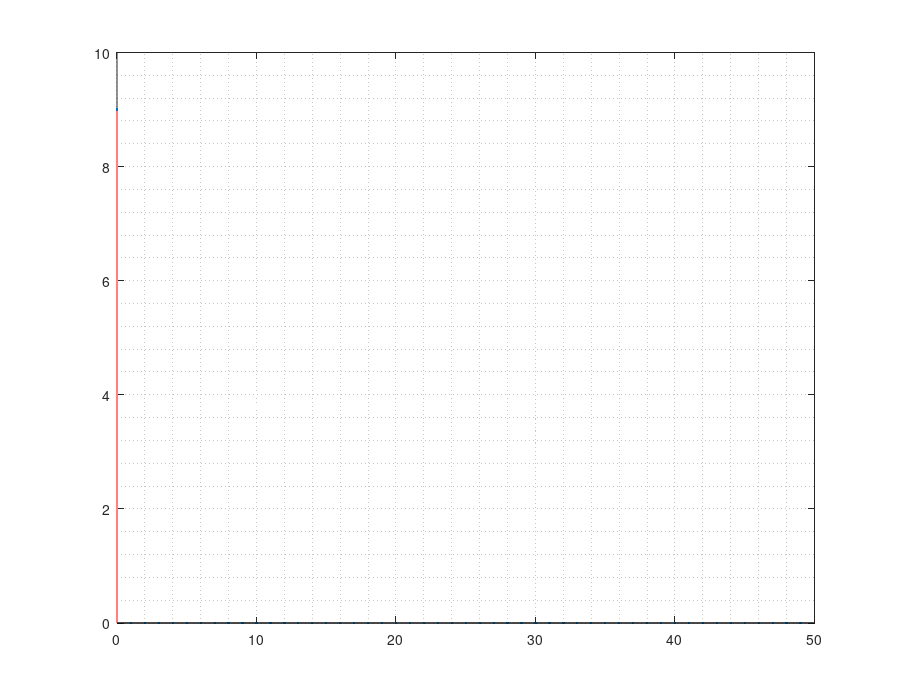
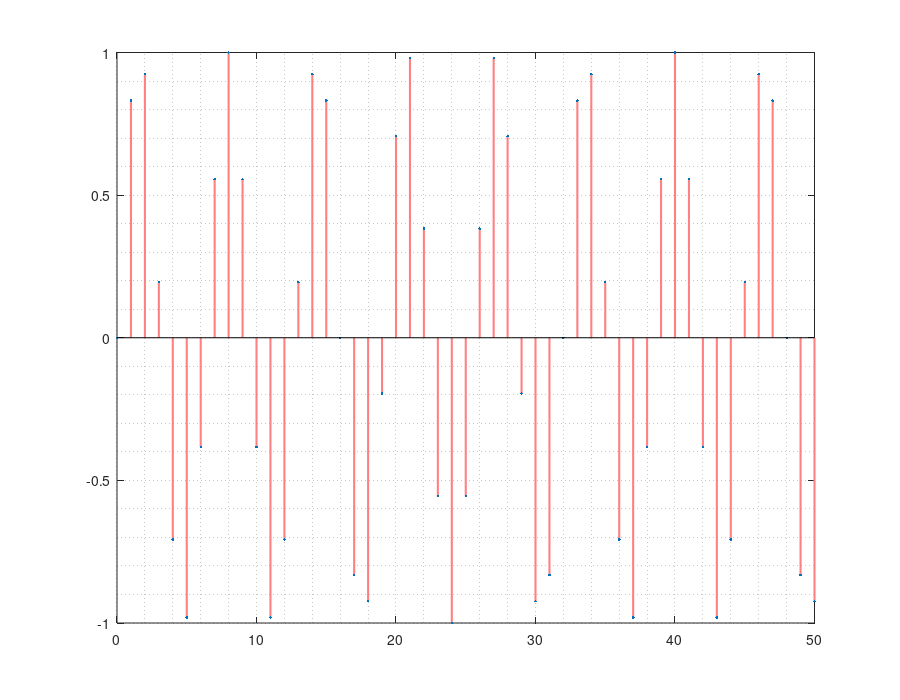

The MATLAB source for these figures, in order: (Note: this script raises an error after producing the figures.)
%% Problem 1
% L=input('input the L=');
L=50;
r=[10/4 -8/2];
p=[-1/4 -1/2];
k=-2;
[B,A]=residuez(r,p,k);
[h t]=impz(B,A,L);
p1 = figure;
stem(t,h,'.','LineWidth',1.5,'color',[1,0.5,0.5]);
grid minor
set(p1, 'PaperPosition', [0.05 0.05 9 7]);
set(p1, 'PaperSize', [9.05 7.05]);
saveas(p1,['p1.pdf'],'pdf')

%% Problem 2

n=0:50;
x=sin(5*pi*n/16);
p2 = figure;
stem(n,x,'.','LineWidth',1.5,'color',[1,0.5,0.5]);                          
grid minor
set(p2, 'PaperPosition', [0.05 0.05 9 7]);
set(p2, 'PaperSize', [9.05 7.05]);
saveas(p2,['p2.pdf'],'pdf')

syms n;                              %x1=x’
x1=sin(5*pi*n/16).^2;                %y=x*x1
y1=zeros(1,50);
n1=1:50;
for i=1:50
    y=symsum(x1,n,0,i);
    y1(i)=double(y);
end
p22 = figure;
stem(n1,y1,'.','LineWidth',1.5,'color',[1,0.5,0.5]); 
xlabel('n');
ylabel('Energy');
grid minor
set(p22, 'PaperPosition', [0.05 0.05 9 7]);
set(p22, 'PaperSize', [9.05 7.05]);
saveas(p22,['p22.pdf'],'pdf')

%% Problem 3

x1=[7 4 -9 0 2 -5];
x2=[1 -1 2 0 10 5];
L=length(x1);
y=zeros(1,L);
x2tr = [x2(1) x2(L:-1:2)];
for k = 1:L
    sh = circshift(x2tr', k-1)';
    h = x1.*sh;
    y(k) = sum(h);
end
disp(y);
n=0:length(x1)-1;
p3 = figure;
stem(n,y,'.','LineWidth',1.5,'color',[1,0.5,0.5]);
grid minor
set(p3, 'PaperPosition', [0.05 0.05 9 7]);
set(p3, 'PaperSize', [9.05 7.05]);
saveas(p3,['p3.pdf'],'pdf')

%% Problem 4

num=[1.8 0.34 -1.32 -0.86];
den=[1 0.3 0.5 -0.72];
n=0:30;
x=cos(0.2*pi*n);
y=filter(num,den,x);
p4 = figure;
subplot(2,1,1)
stem(n,y,'.','LineWidth',1.5,'color',[1,0.5,0.5]);
title('Output Signal');
grid minor
subplot(2,1,2)
[h,T]=impz(num,den,31);
stem(T,h,'.','LineWidth',1.5,'color',[1,0.5,0.5]);
title('System response');
grid minor
set(p4, 'PaperPosition', [0.05 0.05 9 7]);
set(p4, 'PaperSize', [9.05 7.05]);
saveas(p4,['p4.pdf'],'pdf')